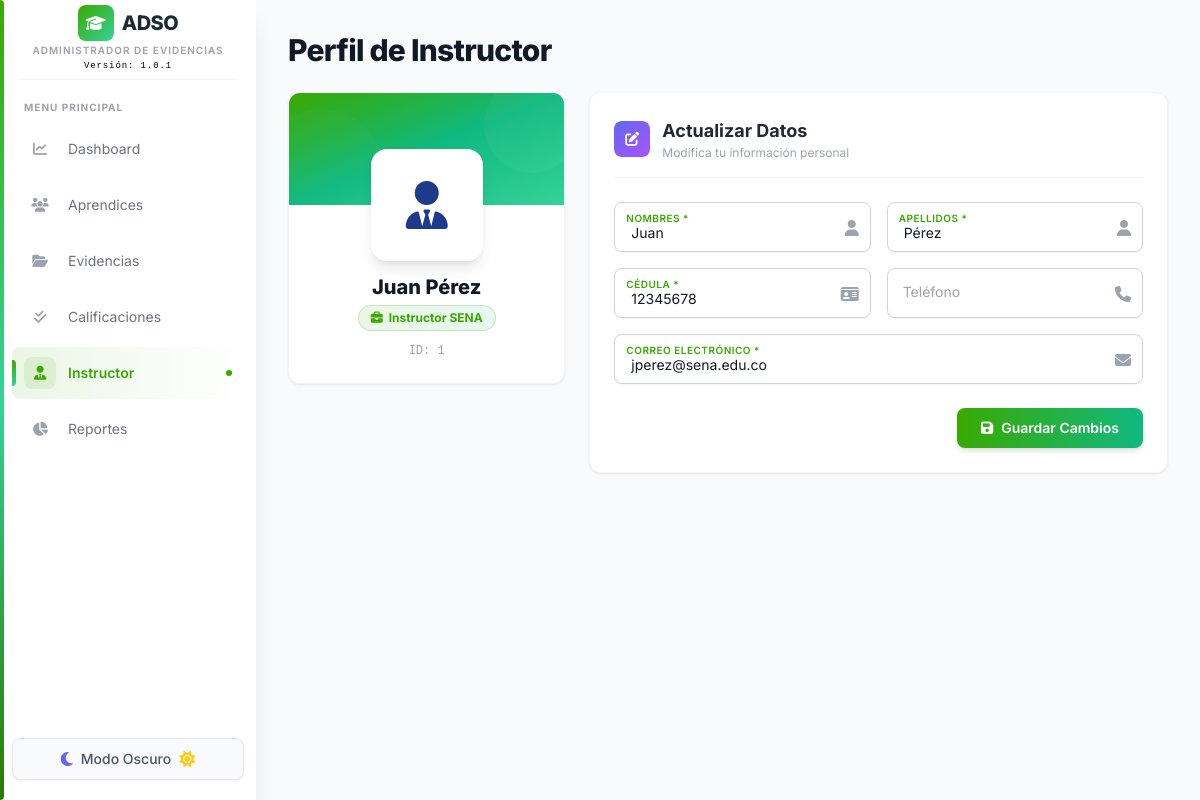
The app's page /?view=instructor, older data.
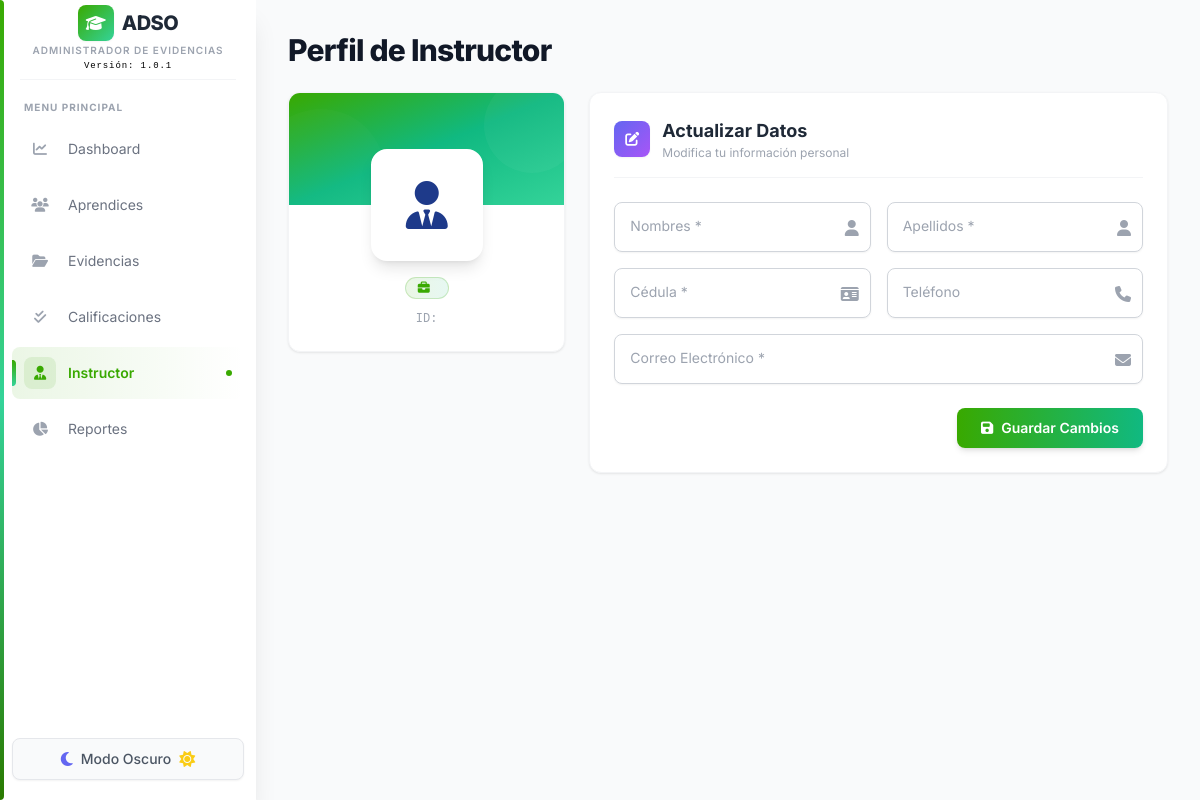
The same page, newer data.
### tables this page shows
CREATE TABLE `instructor` (
  `id` int(11) NOT NULL AUTO_INCREMENT,
  `nombres` varchar(100) NOT NULL,
  `apellidos` varchar(100) NOT NULL,
  `cedula` varchar(20) NOT NULL,
  `correo` varchar(100) NOT NULL,
  `telefono` varchar(20) DEFAULT NULL,
  `cargo` varchar(50) DEFAULT 'Instructor SENA',
  PRIMARY KEY (`id`),
  UNIQUE KEY `cedula` (`cedula`),
  UNIQUE KEY `correo` (`correo`)
);

### views/modules/instructor.php (the view, shortened to what this page needs)
<?php
$db = Database::connect();
$stmt = $db->query("SELECT * FROM instructor LIMIT 1");
$instructor = $stmt->fetch(PDO::FETCH_ASSOC);
if (!$instructor) {
    $db->query("INSERT IGNORE INTO instructor (nombres, apellidos, cedula, correo, cargo) VALUES ('Instructor', 'Nuevo', '1111111', 'instructor@sena.edu.co', 'Instructor SENA')");
    $instructor = $db->query("SELECT * FROM instructor LIMIT 1")->fetch(PDO::FETCH_ASSOC);
}
?>
<div class="mb-6 flex justify-between items-center animate-fade-in-up">
    <h1 class="text-3xl font-extrabold text-gray-900 dark:text-white tracking-tight">Perfil de Instructor</h1>
</div>
<div class="grid grid-cols-1 md:grid-cols-3 gap-6">
    <div class="md:col-span-1">
        <div class="card-modern overflow-hidden animate-fade-in-up" style="animation-delay: 100ms">
            <div class="bg-gradient-to-br from-sena via-emerald-500 to-emerald-400 h-28 relative overflow-hidden">
                <div class="absolute inset-0 opacity-20">
                    <div class="absolute -top-4 -right-4 w-24 h-24 rounded-full bg-white/20"></div>
                    <div class="absolute bottom-0 left-0 w-32 h-32 rounded-full bg-white/10 -translate-x-8 translate-y-8"></div>
                </div>
            </div>
            <div class="px-6 pb-6 flex flex-col items-center -mt-14 relative z-10">
                <div class="w-28 h-28 bg-white dark:bg-gray-700 rounded-2xl border-4 border-white dark:border-gray-800 flex items-center justify-center text-5xl shadow-lg relative z-20">
                    <i class="fa-solid fa-user-tie text-blue-900 dark:text-blue-400 relative z-30"></i>
                </div>
                <h2 class="text-xl font-extrabold text-gray-900 dark:text-white mt-3 text-center"><?= htmlspecialchars($instructor['nombres'] . ' ' . $instructor['apellidos']) ?></h2>
                <div class="flex items-center gap-1.5 mt-1">
                    <span class="inline-flex items-center px-3 py-1 rounded-full text-xs font-bold bg-gradient-to-r from-sena/10 to-emerald-500/10 text-sena dark:from-sena-dark/20 dark:to-emerald-900/20 dark:text-sena-300 border border-sena/20 dark:border-sena-dark/30">
                        <i class="fa-solid fa-briefcase mr-1.5"></i> <?= htmlspecialchars($instructor['cargo']) ?>
                    </span>
                </div>
                <p class="text-xs text-gray-400 dark:text-gray-500 mt-3 font-mono">ID: <?= htmlspecialchars($instructor['id']) ?></p>
            </div>
        </div>
    </div>
    <div class="md:col-span-2">
        <div class="card-modern p-6 animate-fade-in-up" style="animation-delay: 200ms">
            <div class="flex items-center gap-3 mb-6 pb-4 border-b border-gray-100 dark:border-gray-700">
                <div class="w-9 h-9 rounded-lg bg-gradient-to-br from-indigo-500 to-purple-500 flex items-center justify-center text-white shadow-sm">
                    <i class="fa-solid fa-pen-to-square text-sm"></i>
                </div>
                <div>
                    <h3 class="text-lg font-bold text-gray-800 dark:text-white">Actualizar Datos</h3>
                    <p class="text-xs text-gray-400 dark:text-gray-500">Modifica tu información personal</p>
                </div>
            </div>
            <form method="POST" action="?view=instructor">
                <div class="space-y-4">
                    <div class="grid grid-cols-1 sm:grid-cols-2 gap-4">
                        <div class="input-group">
                            <input type="text" name="nombres" value="<?= htmlspecialchars($instructor['nombres']) ?>" required placeholder=" " class="form-input peer pt-5">
                            <label>Nombres *</label>
                            <span class="input-icon peer-focus:text-sena"><i class="fa-solid fa-user"></i></span>
                        </div>
                        <div class="input-group">
                            <input type="text" name="apellidos" value="<?= htmlspecialchars($instructor['apellidos']) ?>" required placeholder=" " class="form-input peer pt-5">
                            <label>Apellidos *</label>
                            <span class="input-icon peer-focus:text-sena"><i class="fa-solid fa-user"></i></span>
                        </div>
                    </div>
                    <div class="grid grid-cols-1 sm:grid-cols-2 gap-4">
                        <div class="input-group">
                            <input type="text" name="cedula" value="<?= htmlspecialchars($instructor['cedula']) ?>" required placeholder=" " class="form-input peer pt-5">
                            <label>Cédula *</label>
                            <span class="input-icon peer-focus:text-sena"><i class="fa-solid fa-id-card"></i></span>
                        </div>
                        <div class="input-group">
                            <input type="text" name="telefono" value="<?= htmlspecialchars($instructor['telefono'] ?? '') ?>" placeholder=" " class="form-input peer pt-5">
                            <label>Teléfono</label>
                            <span class="input-icon peer-focus:text-sena"><i class="fa-solid fa-phone"></i></span>
                        </div>
                    </div>
                    <div class="input-group">
                        <input type="email" name="correo" value="<?= htmlspecialchars($instructor['correo']) ?>" required placeholder=" " class="form-input peer pt-5">
                        <label>Correo Electrónico *</label>
                        <span class="input-icon peer-focus:text-sena"><i class="fa-solid fa-envelope"></i></span>
                    </div>
                </div>
                <div class="mt-6 flex justify-end">
                    <button type="submit" class="btn-gradient-sena btn-ripple text-sm flex items-center gap-2">
                        <i class="fa-solid fa-save"></i> Guardar Cambios
                    </button>
                </div>
            </form>
        </div>
    </div>
</div>

### index.php (shortened to what this page needs)
<?php
$view = isset($_GET['view']) ? $_GET['view'] : 'dashboard';
$view_file = "views/modules/{$view}.php";
$is_ajax = !empty($_SERVER['HTTP_X_REQUESTED_WITH']) && strtolower($_SERVER['HTTP_X_REQUESTED_WITH']) == 'xmlhttprequest';
if (!$is_ajax) {
    require_once 'views/layout/header.php';
    require_once 'views/layout/sidebar.php';
    echo '<div class="flex-1 w-full min-h-screen pt-16 md:pt-0 md:ml-64 bg-gray-50 dark:bg-gray-900 transition-colors duration-300">';
    echo '<main class="p-4 md:p-6 lg:p-8 h-full text-gray-800 dark:text-gray-100 page-enter">';
}
if (file_exists($view_file)) {
    require_once $view_file;
}
if (!$is_ajax) {
    echo '</main>';
    echo '</div>';
    require_once 'views/layout/footer.php';
}
?>

### views/layout/header.php (shortened to what this page needs)
<!DOCTYPE html>
<html lang="es" class="light">
<head>
    <link href="assets/css/output.css" rel="stylesheet">
    <link rel="stylesheet" href="https://cdnjs.cloudflare.com/ajax/libs/font-awesome/6.4.0/css/all.min.css">
</head>
<body class="flex bg-gray-50 dark:bg-gray-900 transition-colors duration-300">

### views/layout/sidebar.php (shortened to what this page needs)
<aside id="sidebar"
    class="fixed inset-y-0 left-0 bg-white dark:bg-gray-800 w-64 shadow-xl z-50 transform -translate-x-full md:translate-x-0 transition-transform duration-300 ease-in-out flex flex-col">
    <div class="absolute left-0 top-0 bottom-0 w-1 bg-gradient-to-b from-sena via-emerald-400 to-sena-dark rounded-r">
    </div>
    <div class="h-20 flex items-center justify-center border-b border-gray-100 dark:border-gray-700 mx-5 relative">
        <div class="flex flex-col items-center">
            <div class="flex items-center gap-2">
                <div
                    class="w-9 h-9 rounded-lg bg-gradient-to-br from-sena to-emerald-400 flex items-center justify-center shadow-sm">
                    <i class="fa-solid fa-graduation-cap text-white text-base"></i>
                </div>
                <span class="text-gray-800 dark:text-white font-extrabold text-xl tracking-tight uppercase">ADSO</span>
            </div>
            <span
                class="text-[10px] text-gray-400 dark:text-gray-500 font-semibold tracking-widest uppercase mt-0.5">Administrador
                de Evidencias</span>
            <span
                class="text-[9px] text-sena/70 dark:text-emerald-400/60 font-mono tracking-widest mt-0.5">Versión: <?= htmlspecialchars($_ENV['APP_VERSION'] ?? '1.0.0') ?></span>
        </div>
    </div>
    <nav class="mt-5 px-3 space-y-1 flex-1">
        <span
            class="text-[10px] font-bold text-gray-400 dark:text-gray-500 uppercase tracking-widest px-3 mb-2 block">Menu
            Principal</span>
        <?php
        $currentView = $view ?? 'dashboard';
        $menuItems = [
            ['view' => 'dashboard', 'icon' => 'fa-chart-line', 'title' => 'Dashboard'],
            ['view' => 'aprendices', 'icon' => 'fa-users', 'title' => 'Aprendices'],
            ['view' => 'evidencias', 'icon' => 'fa-folder-open', 'title' => 'Evidencias'],
            ['view' => 'calificaciones', 'icon' => 'fa-check-double', 'title' => 'Calificaciones'],
            ['view' => 'instructor', 'icon' => 'fa-user-tie', 'title' => 'Instructor'],
            ['view' => 'reportes', 'icon' => 'fa-chart-pie', 'title' => 'Reportes'],
        ];
        foreach ($menuItems as $item):
            $active = ($currentView === $item['view']);
            $activeClasses = $active
                ? 'sidebar-active-item bg-gradient-to-r from-sena/10 to-transparent text-sena dark:from-sena-dark/20 dark:to-transparent dark:text-sena-light font-semibold'
                : 'text-gray-500 dark:text-gray-400 hover:bg-gray-50 dark:hover:bg-gray-700/50 hover:text-gray-800 dark:hover:text-white';
            $activeIconBg = $active ? 'bg-sena/10 text-sena dark:bg-sena-dark/20 dark:text-sena-light' : 'text-gray-400 dark:text-gray-500 group-hover:text-gray-600 dark:group-hover:text-gray-300';
            ?>
            <a href="?view=<?= $item['view'] ?>"
                class="group flex items-center gap-3 px-3 py-2.5 rounded-lg transition-all duration-200 relative <?= $activeClasses ?>">
                <?php if ($active): ?>
                    <div
                        class="absolute left-0 top-1/4 bottom-1/4 w-[3px] rounded-r-full bg-gradient-to-b from-sena to-emerald-400">
                    </div>
                <?php endif; ?>
                <div
                    class="w-8 h-8 rounded-lg flex items-center justify-center transition-all duration-200 <?= $activeIconBg ?>">
                    <i class="fa-solid <?= $item['icon'] ?> text-sm"></i>
                </div>
                <span class="text-sm"><?= $item['title'] ?></span>
                <?php if ($active): ?>
                    <div class="ml-auto w-1.5 h-1.5 rounded-full bg-sena animate-pulse"></div>
                <?php endif; ?>
            </a>
        <?php endforeach; ?>
    </nav>
    <div class="px-3 pb-5 space-y-2">
        <button id="theme-toggle"
            class="flex items-center justify-center w-full py-2.5 px-4 rounded-lg border border-gray-200 dark:border-gray-700 bg-gray-50 dark:bg-gray-900/50 hover:bg-gray-100 dark:hover:bg-gray-700 text-gray-600 dark:text-gray-400 transition-all duration-200 shadow-sm gap-2 group">
            <i class="fa-solid fa-moon dark:hidden text-indigo-500 group-hover:scale-110 transition-transform"></i>
            <span class="dark:hidden font-medium text-sm">Modo Oscuro</span>
            <i
                class="fa-solid fa-sun hidden dark:inline text-yellow-400 group-hover:scale-110 transition-transform"></i>
        </button>
    </div>
</aside>

### views/layout/footer.php (shortened to what this page needs)
</body>
</html>

Row changes from the older to the newer data that the page shows:
removed instructor: nombres+apellidos "Juan Pérez", cargo "Instructor SENA", id "1", nombres "Juan", apellidos "Pérez", cedula "12345678", correo "jperez@sena.edu.co"
